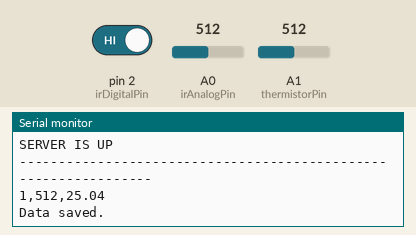
A sketch run on a simulated Arduino Uno, built with avr-gcc and run on an emulated ATmega328P. On the bench: the last lines printed to the serial monitor. Inputs (shaded band) come from the test bench; at power-on: A0 (irAnalogPin) = 512, A1 (thermistorPin) = 512, pin 2 (irDigitalPin) HIGH. WiFi joins after 1.5 s; servers stay silent unless stated.

Above: at 1.4 s.
1.5 s: A0 (irAnalogPin) set to 716
At 1.59 s:
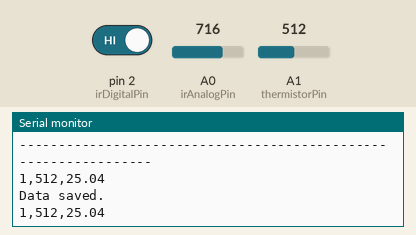
3.2 s: A1 (thermistorPin) set to 716
At 4.4 s:
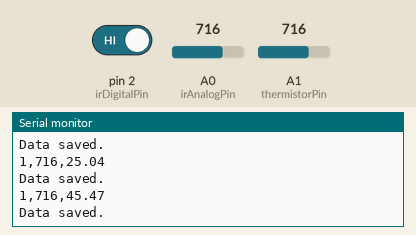
4.9 s: pin 2 (irDigitalPin) driven LOW
At 5.21 s:
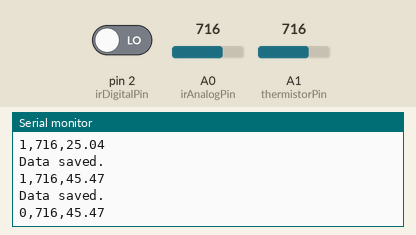
6.6 s: A0 (irAnalogPin) set to 900
At 6.6 s:
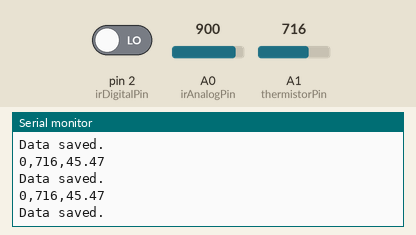
8.3 s: A1 (thermistorPin) set to 900
At 9.7 s:
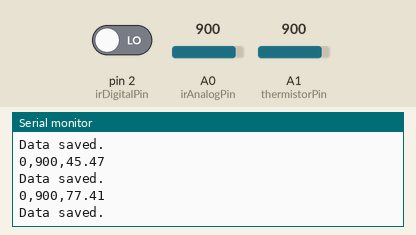
10.0 s: pin 2 (irDigitalPin) driven HIGH
At 11.23 s:
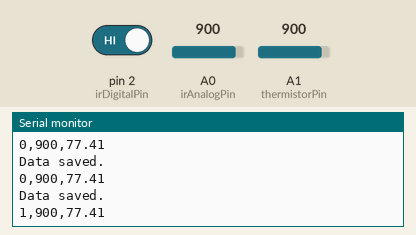
Timing chart, 0 to 12.7 s (numbered marks = the images above; inputs shaded):
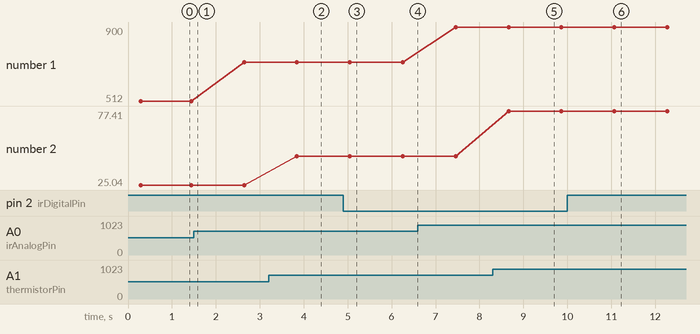

Measured:
- after the input at 3.2 s, the serial monitor: prints a new line after 0.65 s (image 2)
- after the input at 4.9 s, the serial monitor: prints a new line after 0.15 s (image 3)
- after the input at 8.3 s, the serial monitor: prints a new line after 0.36 s (image 5)
- after the input at 10.0 s, the serial monitor: prints a new line after 1.1 s (image 6)
- plotted number 1: 512 → 716 after the input at 1.5 s, 716 → 900 after the input at 6.6 s
- plotted number 2: 25.04 → 45.47 after the input at 3.2 s, 45.47 → 77.41 after the input at 8.3 s

The sketch:

arduino_firmware.ino.ino
```cpp
#include <Ethernet.h>

//Ethernet Configuration
byte mac[] = { 0xDE, 0xAD, 0xBE, 0xEF, 0xFE, 0xED };
EthernetClient client;
int HTTP_PORT = 49152;
char HOST_NAME[] = "192.168.12.13";
String PATH_NAME;
IPAddress ip(192, 168, 12, 27);

//Pin Configuration
//int led = 13; // define the LED pin
int irDigitalPin = 2; // KY-026 digital interface
int irAnalogPin = A0; // KY-026 analog interface
int thermistorPin = A1; // KY-013 analog interface

//Main Variables
int isOnFire; // infrared digital readings
int irLevel; //infrared analog readings
int temperatureVoltage; //temperature analog readings
float temperatureCelcius; //temperature in Celcius
float temperatureKelvin; //temperature in Kelvin

//Thermistor Variables
float R1 = 10000; // value of R1 on board
float logR2, R2; // value of thermistor resistance
float c1 = 0.001129148, c2 = 0.000234125, c3 = 0.0000000876741; //steinhart-hart coeficients for thermistor


void setup()
{
  //pinMode(led, OUTPUT);
  pinMode(irDigitalPin, INPUT);
  pinMode(irAnalogPin, INPUT);
  pinMode(thermistorPin, INPUT);
  Serial.begin(9600);

  initializeEthernetShield();
}


void loop()
{
  isOnFire = readIrDigitalInterface();
  irLevel = readIrAnalogInterface();
  temperatureCelcius = readTemperature();

  Serial.print(isOnFire);
  Serial.print(",");
  Serial.print(irLevel);
  Serial.print(",");
  Serial.println(temperatureCelcius);

  postMethod(isOnFire, irLevel, temperatureCelcius);

  delay(1000);
}


bool readIrDigitalInterface(){
  // Read the IR digital interface
  isOnFire = digitalRead(irDigitalPin);
  /*
  if(isOnFire == HIGH) // if flame is detected
  {
    digitalWrite(led, HIGH); // turn ON Arduino's LED
  }
  else
  {
    digitalWrite(led, LOW); // turn OFF Arduino's LED
  }
  */
  return isOnFire;
}

int readIrAnalogInterface(){
  // Read the IR analog interface
  irLevel = analogRead(irAnalogPin);
  return irLevel;
}

float readTemperature(){
  temperatureVoltage = analogRead(thermistorPin);
  R2 = R1 * (1023.0 / (float)temperatureVoltage - 1.0); //calculate resistance on thermistor
  //R2 = R1 * (float) temperatureVoltage / (1023 - (float) temperatureVoltage);
  logR2 = log(R2);
  temperatureKelvin = (1.0 / (c1 + c2*logR2 + c3*logR2*logR2*logR2)); // temperature in Kelvin
  temperatureCelcius = temperatureKelvin - 273.15; //convert Kelvin to Celcius
  return temperatureCelcius;
}

void postMethod(bool isOnFire, int irLevel, float temperature){

  if (client.connect(HOST_NAME, HTTP_PORT)) {

    PATH_NAME = "/firetracker/data/new?isOnFire=" + (String) isOnFire+"&irLevel=" + (String) irLevel + "&temperature=" + (String)temperature;
    client.print("POST " + PATH_NAME + " HTTP/1.1\r\nHost: 192.168.12.13\r\n\r\n"); // Send an HTTP POST request to the server
    Serial.println("Data saved.");

  } else {// if not connected:

    Serial.println("connection failed");

  }

    client.stop(); // Disconnect from the server
}

void initializeEthernetShield(){

  Ethernet.begin(mac, ip);

  while (!Serial) {
    ; // wait for serial port to connect
  }
  Serial.println();
  Serial.println("----------------------------------------------------------------");

  if (client.connect(HOST_NAME, HTTP_PORT)) {
    client.print("GET /firetracker HTTP/1.1\r\nHost: 192.168.12.13\r\n\r\n"); // Send an HTTP GET request to the server
    Serial.println("SERVER IS UP");
  } else {// if not connected:
    Serial.println("SERVER IS DOWN");
  }
  client.stop(); // Disconnect from the server
  Serial.println("----------------------------------------------------------------");
}
```
